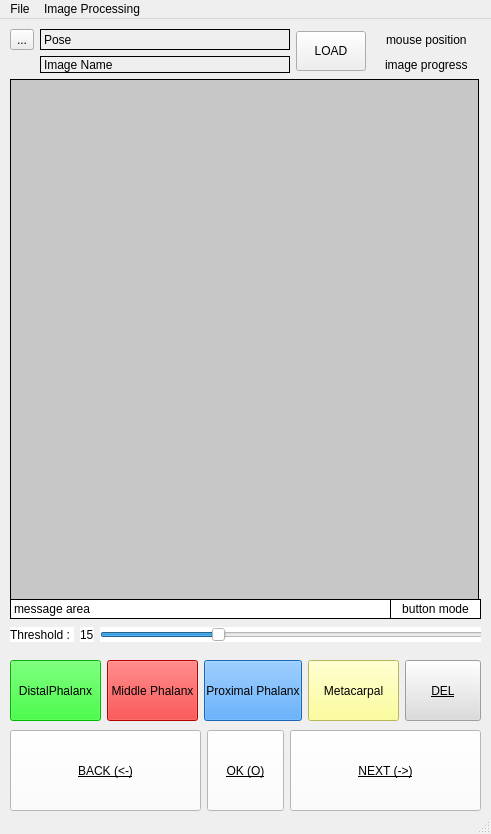
<?xml version="1.0" encoding="UTF-8"?>
<ui version="4.0">
 <class>MainWindow</class>
 <widget class="QMainWindow" name="MainWindow">
  <property name="geometry">
   <rect>
    <x>0</x>
    <y>0</y>
    <width>491</width>
    <height>834</height>
   </rect>
  </property>
  <property name="windowTitle">
   <string>MainWindow</string>
  </property>
  <widget class="QWidget" name="centralwidget">
   <widget class="QWidget" name="gridLayoutWidget">
    <property name="geometry">
     <rect>
      <x>10</x>
      <y>60</y>
      <width>471</width>
      <height>559</height>
     </rect>
    </property>
    <layout class="QGridLayout" name="ImageLayout">
     <item row="0" column="0" alignment="Qt::AlignLeft|Qt::AlignTop">
      <widget class="QLabel" name="viewlabel">
       <property name="minimumSize">
        <size>
         <width>469</width>
         <height>539</height>
        </size>
       </property>
       <property name="maximumSize">
        <size>
         <width>469</width>
         <height>539</height>
        </size>
       </property>
       <property name="mouseTracking">
        <bool>true</bool>
       </property>
       <property name="styleSheet">
        <string notr="true">background-color: rgb(199, 199, 199);</string>
       </property>
       <property name="frameShape">
        <enum>QFrame::Panel</enum>
       </property>
       <property name="text">
        <string/>
       </property>
      </widget>
     </item>
    </layout>
   </widget>
   <widget class="QWidget" name="gridLayoutWidget_2">
    <property name="geometry">
     <rect>
      <x>10</x>
      <y>600</y>
      <width>471</width>
      <height>31</height>
     </rect>
    </property>
    <layout class="QGridLayout" name="ThresholdLayout">
     <item row="2" column="1">
      <widget class="QLabel" name="th_slider_num">
       <property name="styleSheet">
        <string notr="true">background-color: rgb(255, 255, 255);</string>
       </property>
       <property name="frameShape">
        <enum>QFrame::NoFrame</enum>
       </property>
       <property name="frameShadow">
        <enum>QFrame::Plain</enum>
       </property>
       <property name="text">
        <string>15</string>
       </property>
      </widget>
     </item>
     <item row="2" column="0" alignment="Qt::AlignHCenter">
      <widget class="QLabel" name="th_text">
       <property name="styleSheet">
        <string notr="true">background-color: rgb(255, 255, 255);</string>
       </property>
       <property name="text">
        <string>Threshold : </string>
       </property>
      </widget>
     </item>
     <item row="2" column="3">
      <widget class="QSlider" name="th_horizontalSlider">
       <property name="minimumSize">
        <size>
         <width>385</width>
         <height>0</height>
        </size>
       </property>
       <property name="maximumSize">
        <size>
         <width>385</width>
         <height>16777215</height>
        </size>
       </property>
       <property name="styleSheet">
        <string notr="true">background-color: rgb(255, 255, 255);</string>
       </property>
       <property name="maximum">
        <number>50</number>
       </property>
       <property name="value">
        <number>15</number>
       </property>
       <property name="orientation">
        <enum>Qt::Horizontal</enum>
       </property>
      </widget>
     </item>
    </layout>
   </widget>
   <widget class="QLabel" name="button_mode_label">
    <property name="geometry">
     <rect>
      <x>390</x>
      <y>580</y>
      <width>91</width>
      <height>20</height>
     </rect>
    </property>
    <property name="styleSheet">
     <string notr="true">background-color: rgb(255, 255, 255);</string>
    </property>
    <property name="frameShape">
     <enum>QFrame::Box</enum>
    </property>
    <property name="text">
     <string>button mode</string>
    </property>
    <property name="alignment">
     <set>Qt::AlignCenter</set>
    </property>
   </widget>
   <widget class="QWidget" name="gridLayoutWidget_3">
    <property name="geometry">
     <rect>
      <x>10</x>
      <y>10</y>
      <width>471</width>
      <height>44</height>
     </rect>
    </property>
    <layout class="QGridLayout" name="gridLayout">
     <item row="0" column="0">
      <widget class="QToolButton" name="selectDir_toolButton">
       <property name="text">
        <string>...</string>
       </property>
      </widget>
     </item>
     <item row="0" column="3" alignment="Qt::AlignHCenter">
      <widget class="QLabel" name="mouse_position_label">
       <property name="maximumSize">
        <size>
         <width>120</width>
         <height>16777215</height>
        </size>
       </property>
       <property name="frameShape">
        <enum>QFrame::NoFrame</enum>
       </property>
       <property name="text">
        <string>mouse position</string>
       </property>
      </widget>
     </item>
     <item row="1" column="3" alignment="Qt::AlignHCenter">
      <widget class="QLabel" name="image_progress_label">
       <property name="frameShape">
        <enum>QFrame::NoFrame</enum>
       </property>
       <property name="text">
        <string>image progress</string>
       </property>
      </widget>
     </item>
     <item row="0" column="2" rowspan="2">
      <layout class="QGridLayout" name="gridLayout_2">
       <item row="0" column="0">
        <widget class="QPushButton" name="LOAD_pushButton">
         <property name="minimumSize">
          <size>
           <width>70</width>
           <height>40</height>
          </size>
         </property>
         <property name="maximumSize">
          <size>
           <width>70</width>
           <height>16777215</height>
          </size>
         </property>
         <property name="text">
          <string>LOAD</string>
         </property>
        </widget>
       </item>
      </layout>
     </item>
     <item row="0" column="1">
      <widget class="QLabel" name="pose_label">
       <property name="minimumSize">
        <size>
         <width>250</width>
         <height>0</height>
        </size>
       </property>
       <property name="styleSheet">
        <string notr="true"/>
       </property>
       <property name="frameShape">
        <enum>QFrame::Panel</enum>
       </property>
       <property name="text">
        <string>Pose</string>
       </property>
      </widget>
     </item>
     <item row="1" column="1">
      <widget class="QLabel" name="image_name_label">
       <property name="frameShape">
        <enum>QFrame::Panel</enum>
       </property>
       <property name="text">
        <string>Image Name</string>
       </property>
      </widget>
     </item>
    </layout>
   </widget>
   <widget class="QLabel" name="message_label">
    <property name="geometry">
     <rect>
      <x>10</x>
      <y>580</y>
      <width>381</width>
      <height>20</height>
     </rect>
    </property>
    <property name="maximumSize">
     <size>
      <width>700</width>
      <height>20</height>
     </size>
    </property>
    <property name="styleSheet">
     <string notr="true">background-color: rgb(255, 255, 255);</string>
    </property>
    <property name="frameShape">
     <enum>QFrame::Panel</enum>
    </property>
    <property name="text">
     <string>message area</string>
    </property>
   </widget>
   <widget class="QWidget" name="">
    <property name="geometry">
     <rect>
      <x>10</x>
      <y>640</y>
      <width>471</width>
      <height>63</height>
     </rect>
    </property>
    <layout class="QHBoxLayout" name="horizontalLayout">
     <item>
      <widget class="QPushButton" name="Distal_pushButton">
       <property name="minimumSize">
        <size>
         <width>91</width>
         <height>61</height>
        </size>
       </property>
       <property name="styleSheet">
        <string notr="true">background-color: rgb(0, 255, 0);
font: 9pt &quot;MS UI Gothic&quot;;
selection-background-color: rgb(0, 170, 0);</string>
       </property>
       <property name="text">
        <string>DistalPhalanx</string>
       </property>
      </widget>
     </item>
     <item>
      <widget class="QPushButton" name="Middle_pushButton">
       <property name="minimumSize">
        <size>
         <width>91</width>
         <height>61</height>
        </size>
       </property>
       <property name="styleSheet">
        <string notr="true">background-color: rgb(255, 0, 0);
font: 9pt &quot;MS UI Gothic&quot;;
selection-background-color: rgb(170, 0, 0);</string>
       </property>
       <property name="text">
        <string>Middle Phalanx</string>
       </property>
      </widget>
     </item>
     <item>
      <widget class="QPushButton" name="Proximal_pushButton">
       <property name="minimumSize">
        <size>
         <width>91</width>
         <height>61</height>
        </size>
       </property>
       <property name="styleSheet">
        <string notr="true">background-color: rgb(38, 143, 255);
font: 9pt &quot;MS UI Gothic&quot;;
selection-background-color: rgb(0, 0, 127);</string>
       </property>
       <property name="text">
        <string>Proximal Phalanx</string>
       </property>
      </widget>
     </item>
     <item>
      <widget class="QPushButton" name="Metacarpal_pushButton">
       <property name="minimumSize">
        <size>
         <width>91</width>
         <height>61</height>
        </size>
       </property>
       <property name="styleSheet">
        <string notr="true">background-color: rgb(255, 255, 127);
selection-background-color: rgb(150, 150, 75);
font: 9pt &quot;MS UI Gothic&quot;;</string>
       </property>
       <property name="text">
        <string>Metacarpal</string>
       </property>
      </widget>
     </item>
     <item>
      <widget class="QPushButton" name="DEL_pushButton">
       <property name="minimumSize">
        <size>
         <width>71</width>
         <height>61</height>
        </size>
       </property>
       <property name="styleSheet">
        <string notr="true">font: 9pt &quot;MS UI Gothic&quot;;
text-decoration: underline;
selection-background-color: rgb(220, 220, 220);
background-color: rgb(220, 220, 220);</string>
       </property>
       <property name="text">
        <string>DEL</string>
       </property>
       <property name="shortcut">
        <string>Del</string>
       </property>
      </widget>
     </item>
    </layout>
   </widget>
   <widget class="QWidget" name="">
    <property name="geometry">
     <rect>
      <x>10</x>
      <y>710</y>
      <width>471</width>
      <height>83</height>
     </rect>
    </property>
    <layout class="QHBoxLayout" name="horizontalLayout_2">
     <item>
      <widget class="QPushButton" name="BACK_pushButton">
       <property name="minimumSize">
        <size>
         <width>191</width>
         <height>81</height>
        </size>
       </property>
       <property name="styleSheet">
        <string notr="true">background-color: rgb(255, 255, 255);
text-decoration: underline;
font: 9pt &quot;MS UI Gothic&quot;;</string>
       </property>
       <property name="text">
        <string>BACK (&lt;-)</string>
       </property>
       <property name="shortcut">
        <string>Left</string>
       </property>
      </widget>
     </item>
     <item>
      <widget class="QPushButton" name="OK_pushButton">
       <property name="minimumSize">
        <size>
         <width>71</width>
         <height>81</height>
        </size>
       </property>
       <property name="styleSheet">
        <string notr="true">background-color: rgb(255, 255, 255);
text-decoration: underline;
font: 9pt &quot;MS UI Gothic&quot;;</string>
       </property>
       <property name="text">
        <string>OK (O)</string>
       </property>
       <property name="shortcut">
        <string>Return</string>
       </property>
      </widget>
     </item>
     <item>
      <widget class="QPushButton" name="NEXT_pushButton">
       <property name="minimumSize">
        <size>
         <width>191</width>
         <height>81</height>
        </size>
       </property>
       <property name="styleSheet">
        <string notr="true">background-color: rgb(255, 255, 255);
text-decoration: underline;
font: 9pt &quot;MS UI Gothic&quot;;</string>
       </property>
       <property name="text">
        <string>NEXT (-&gt;)</string>
       </property>
       <property name="shortcut">
        <string>Right</string>
       </property>
      </widget>
     </item>
    </layout>
   </widget>
  </widget>
  <widget class="QMenuBar" name="menubar">
   <property name="geometry">
    <rect>
     <x>0</x>
     <y>0</y>
     <width>491</width>
     <height>21</height>
    </rect>
   </property>
   <widget class="QMenu" name="menuFile">
    <property name="title">
     <string>File</string>
    </property>
    <widget class="QMenu" name="menuOpen">
     <property name="title">
      <string>Open(Image)</string>
     </property>
     <addaction name="actionOpen_O"/>
     <addaction name="actionOpen_dir"/>
    </widget>
    <addaction name="menuOpen"/>
    <addaction name="actionOpen_json"/>
    <addaction name="actionSave_S"/>
    <addaction name="actionQuit_Q"/>
   </widget>
   <widget class="QMenu" name="menuImage_Processing">
    <property name="title">
     <string>Image Processing</string>
    </property>
    <addaction name="actionGray_scale_transformation_G"/>
    <addaction name="actionBinarization_B"/>
   </widget>
   <addaction name="menuFile"/>
   <addaction name="menuImage_Processing"/>
  </widget>
  <widget class="QStatusBar" name="statusbar"/>
  <action name="actionSave_S">
   <property name="text">
    <string>&amp;Save</string>
   </property>
   <property name="shortcut">
    <string>Ctrl+S</string>
   </property>
  </action>
  <action name="actionQuit_Q">
   <property name="text">
    <string>&amp;Quit</string>
   </property>
   <property name="shortcut">
    <string>Ctrl+X</string>
   </property>
  </action>
  <action name="actionGray_scale_transformation_G">
   <property name="text">
    <string>Gray_scale_transformation</string>
   </property>
  </action>
  <action name="actionBinarization_B">
   <property name="text">
    <string>Binarization</string>
   </property>
  </action>
  <action name="actionOpen_O">
   <property name="text">
    <string>File</string>
   </property>
  </action>
  <action name="actionOpen_dir">
   <property name="text">
    <string>Dir</string>
   </property>
  </action>
  <action name="actionOpen_json">
   <property name="text">
    <string>Open(json)</string>
   </property>
  </action>
 </widget>
 <resources/>
 <connections/>
</ui>
